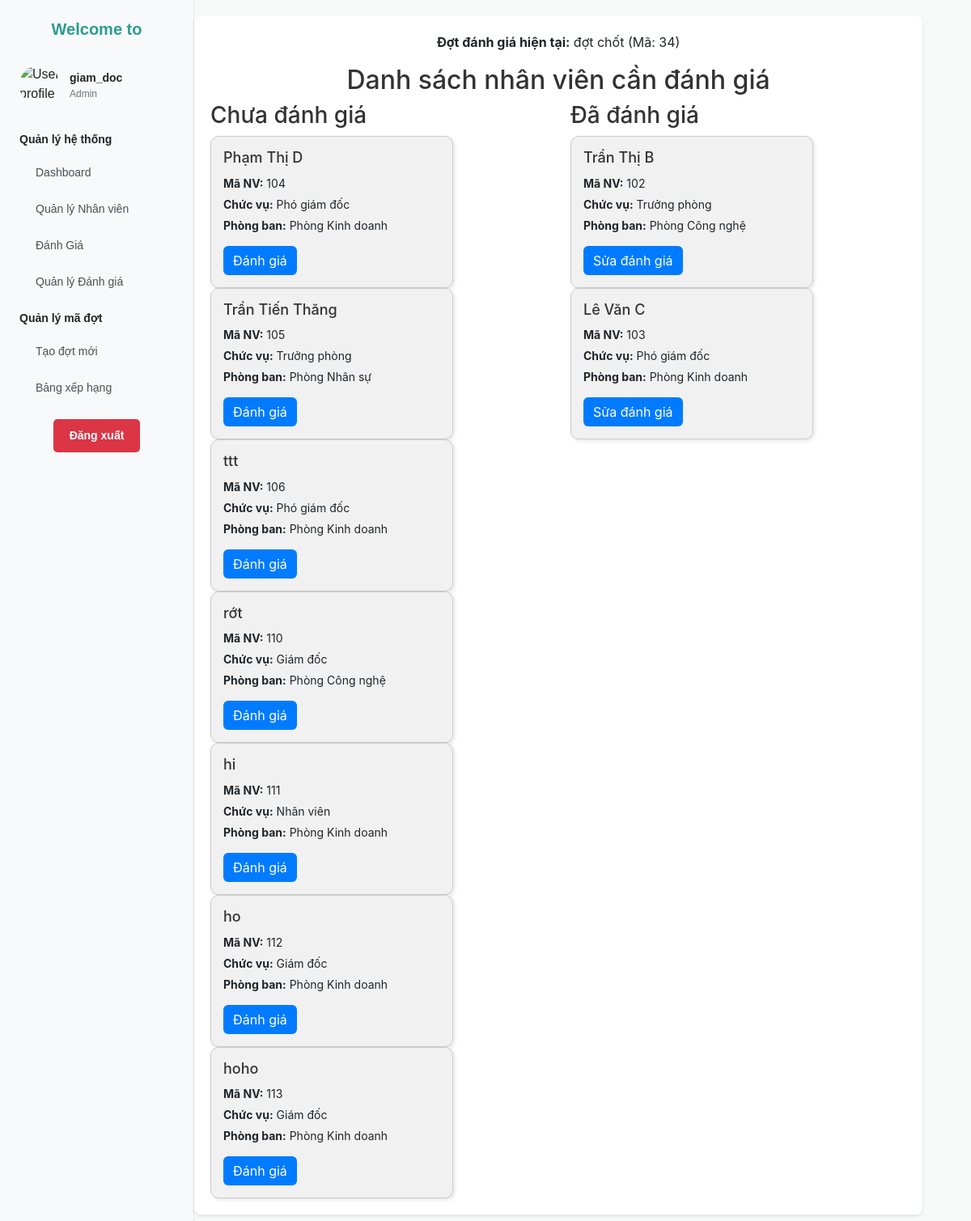
The page /admin/views/admin_danh_gia.php (signed in) on the database its author committed.
### tables this page shows
CREATE TABLE `dot_danh_gia` (
  `ma_dot` int(11) NOT NULL,
  `ten_dot` varchar(100) NOT NULL,
  `thoi_gian_bat_dau` datetime DEFAULT NULL,
  `thoi_gian_ket_thuc` datetime DEFAULT NULL,
  `trang_thai` enum('Dang Dien Ra','Da Ket Thuc','Chua Bat Dau') DEFAULT 'Dang Dien Ra'
);

CREATE TABLE `nhan_vien` (
  `ma_nhan_vien` int(11) NOT NULL,
  `ho_ten` varchar(100) NOT NULL,
  `chuc_vu_id` int(11) DEFAULT NULL,
  `phong_ban_id` int(11) DEFAULT NULL
);

CREATE TABLE `chuc_vu` (
  `ma_chuc_vu` int(11) NOT NULL,
  `ten_chuc_vu` varchar(50) NOT NULL
);

CREATE TABLE `phong_ban` (
  `ma_phong_ban` int(11) NOT NULL,
  `ten_phong_ban` varchar(100) NOT NULL
);

### admin/views/admin_danh_gia.php (the view, shortened to what this page needs)
<?php
include '../../config/db.php';
$user_id = $_SESSION['user']['ma_nhan_vien'];
$sql_dot = "SELECT ma_dot, ten_dot FROM dot_danh_gia WHERE trang_thai = 'Dang Dien Ra' LIMIT 1";
$dot_stmt = $conn->prepare($sql_dot);
$dot_stmt->execute();
$dot_info = $dot_stmt->fetch(PDO::FETCH_ASSOC);
$ma_dot = $dot_info['ma_dot'] ?? 'Không có';
$ten_dot = $dot_info['ten_dot'] ?? 'Không xác định';
$sql = "
    SELECT nv.ma_nhan_vien, nv.ho_ten, cv.ten_chuc_vu, pb.ten_phong_ban,
           (SELECT COUNT(*)
            FROM danh_gia dg
            WHERE dg.nguoi_duoc_danh_gia = nv.ma_nhan_vien
              AND dg.nguoi_danh_gia = :user_id
              AND dg.ma_dot = :ma_dot) AS da_danh_gia
    FROM nhan_vien nv
    JOIN chuc_vu cv ON nv.chuc_vu_id = cv.ma_chuc_vu
    JOIN phong_ban pb ON nv.phong_ban_id = pb.ma_phong_ban
    WHERE nv.ma_nhan_vien != :user_id
";
$stmt = $conn->prepare($sql);
$stmt->bindParam(':user_id', $user_id);
$stmt->bindParam(':ma_dot', $ma_dot);
$stmt->execute();
$result = $stmt->fetchAll(PDO::FETCH_ASSOC);
$da_danh_gia = [];
$chua_danh_gia = [];
foreach ($result as $nv) {
    if ($nv['da_danh_gia'] > 0) {
        $da_danh_gia[] = $nv;
    } else {
        $chua_danh_gia[] = $nv;
    }
}
?>
<!DOCTYPE html>
<html lang="vi">
<head>
    <link rel="stylesheet" href="https://cdn.jsdelivr.net/npm/bootstrap@5.3.0/dist/css/bootstrap.min.css">
</head>
<body>
    <div class="container">
        <?php include './siderbar.php'; ?>
        <main class="main-content">
            <p><strong>Đợt đánh giá hiện tại:</strong> <?= htmlspecialchars($ten_dot) ?> (Mã: <?= htmlspecialchars($ma_dot) ?>)</p>
            <h2>Danh sách nhân viên cần đánh giá</h2>
            <div class="nhan-vien-container">
                <div class="cot">
                    <h3>Chưa đánh giá</h3>
                    <?php foreach ($chua_danh_gia as $row): ?>
                        <div class="nhan-vien-box">
                            <h4><?= htmlspecialchars($row['ho_ten']) ?></h4>
                            <p><strong>Mã NV:</strong> <?= htmlspecialchars($row['ma_nhan_vien']) ?></p>
                            <p><strong>Chức vụ:</strong> <?= htmlspecialchars($row['ten_chuc_vu']) ?></p>
                            <p><strong>Phòng ban:</strong> <?= htmlspecialchars($row['ten_phong_ban']) ?></p>
                            <button onclick="hienForm(<?= $row['ma_nhan_vien'] ?>, '<?= htmlspecialchars($row['ho_ten'], ENT_QUOTES) ?>')">Đánh giá</button>
                        </div>
                    <?php endforeach; ?>
                </div>
                <div class="cot">
                    <h3>Đã đánh giá</h3>
                    <?php foreach ($da_danh_gia as $row): ?>
                        <div class="nhan-vien-box">
                            <h4><?= htmlspecialchars($row['ho_ten']) ?></h4>
                            <p><strong>Mã NV:</strong> <?= htmlspecialchars($row['ma_nhan_vien']) ?></p>
                            <p><strong>Chức vụ:</strong> <?= htmlspecialchars($row['ten_chuc_vu']) ?></p>
                            <p><strong>Phòng ban:</strong> <?= htmlspecialchars($row['ten_phong_ban']) ?></p>
                            <button onclick="hienForm(<?= $row['ma_nhan_vien'] ?>, '<?= htmlspecialchars($row['ho_ten'], ENT_QUOTES) ?>', true)">Sửa đánh giá</button>
                        </div>
                    <?php endforeach; ?>
                </div>
            </div>
        </main>
    </div>
</body>
</html>

### admin/views/admin_danh_gia.php (style rules this page uses)
body { font-family: 'Inter', sans-serif; margin: 0; min-height: 100vh; display: flex; flex-direction: column; background-color: #f7faf9; }
.container { display: flex; flex: 1; width: 100%; margin: 0; padding: 0; }
.main-content { flex: 1; background-color: #ffffff; padding: 20px; display: flex; flex-direction: column; justify-content: flex-start; align-items: center; box-shadow: 0 2px 4px rgba(0, 0, 0, 0.1); border-radius: 8px; margin: 20px auto; max-width: 1200px; }
.nhan-vien-container { display: flex; gap: 30px; justify-content: space-between; width: 100%; }
.cot { flex: 1; }
.nhan-vien-box { border: 1px solid #ccc; border-radius: 10px; padding: 15px; background-color: #f1f1f1; width: 100%; max-width: 300px; box-shadow: 2px 2px 5px rgba(0, 0, 0, 0.1); transition: transform 0.2s ease; }
.nhan-vien-box h4 { margin: 0 0 10px; font-size: 18px; color: #333; }
.nhan-vien-box p { margin: 5px 0; font-size: 14px; }
.nhan-vien-box button { margin-top: 10px; padding: 6px 12px; background-color: #007bff; color: white; border: none; border-radius: 6px; cursor: pointer; }
h2, h3 { color: #333; }

### rows shown on the page
dot_danh_gia: ten_dot "đợt chốt", ma_dot "34"
nhan_vien: ho_ten "Phạm Thị D", ma_nhan_vien "104", chuc_vu.ten_chuc_vu "Phó giám đốc", phong_ban.ten_phong_ban "Phòng Kinh doanh"
nhan_vien: ho_ten "Trần Tiến Thăng", ma_nhan_vien "105", chuc_vu.ten_chuc_vu "Trưởng phòng", phong_ban.ten_phong_ban "Phòng Nhân sự"
nhan_vien: ho_ten "ttt", ma_nhan_vien "106", chuc_vu.ten_chuc_vu "Phó giám đốc", phong_ban.ten_phong_ban "Phòng Kinh doanh"
nhan_vien: ho_ten "rớt", ma_nhan_vien "110", chuc_vu.ten_chuc_vu "Giám đốc", phong_ban.ten_phong_ban "Phòng Công nghệ"
nhan_vien: ho_ten "hi", ma_nhan_vien "111", chuc_vu.ten_chuc_vu "Nhân viên", phong_ban.ten_phong_ban "Phòng Kinh doanh"
nhan_vien: ho_ten "ho", ma_nhan_vien "112", chuc_vu.ten_chuc_vu "Giám đốc", phong_ban.ten_phong_ban "Phòng Kinh doanh"
nhan_vien: ho_ten "hoho", ma_nhan_vien "113", chuc_vu.ten_chuc_vu "Giám đốc", phong_ban.ten_phong_ban "Phòng Kinh doanh"
nhan_vien: ho_ten "Trần Thị B", ma_nhan_vien "102", chuc_vu.ten_chuc_vu "Trưởng phòng", phong_ban.ten_phong_ban "Phòng Công nghệ"
nhan_vien: ho_ten "Lê Văn C", ma_nhan_vien "103", chuc_vu.ten_chuc_vu "Phó giám đốc", phong_ban.ten_phong_ban "Phòng Kinh doanh"

### other values the page prints
$_SESSION['user']['ten_dang_nhap'] "giam_doc"
$_SESSION['user']['quyen'] "Admin"
